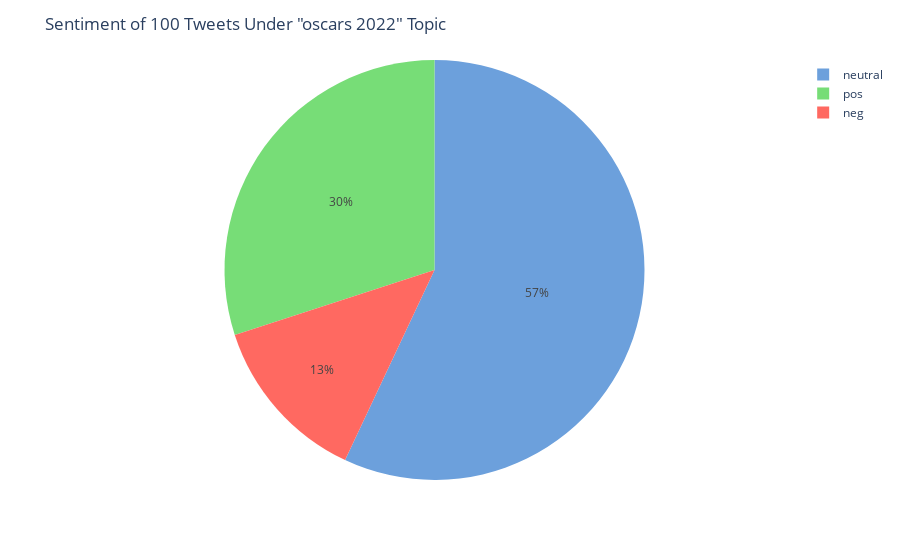

The cell this chart's notebook holds for it:
### Code cell
import plotly.express as px

fig = px.pie(counts_df, values=['13', '57', '30'], names=['neg', 'neutral', 'pos'], color =['neg', 'neutral', 'pos'],
             color_discrete_map={'neg':'FF6961',
                                 'neutral':'6CA0DC',
                                 'pos':'#77DD77'})
fig.update_traces(textposition='inside')
fig.update_layout(uniformtext_minsize=12, uniformtext_mode='hide',  title="Sentiment of 100 Tweets Under \"oscars 2022\" Topic",)
fig.show()

### Figure 1 — Plotly figure (JSON) as saved in the notebook; plotly's stock layout.template omitted (floating-point values rounded to 4 significant figures)
{"data": [{"customdata": [["neg"], ["neutral"], ["pos"]], "domain": {"x": [0, 1], "y": [0, 1]}, "hovertemplate": "label=%{label}<br>value=%{value}<br>color=%{customdata[0]}<extra></extra>", "labels": ["neg", "neutral", "pos"], "legendgroup": "", "marker": {"colors": ["FF6961", "6CA0DC", "#77DD77"]}, "name": "", "showlegend": true, "textposition": "inside", "type": "pie", "values": ["13", "57", "30"]}], "layout": {"legend": {"tracegroupgap": 0}, "margin": {"t": 60}, "title": {"text": "Sentiment of 100 Tweets Under \"oscars 2022\" Topic"}, "uniformtext": {"minsize": 12, "mode": "hide"}}}
